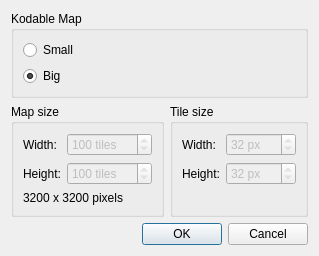
<?xml version="1.0" encoding="UTF-8"?>
<ui version="4.0">
 <class>NewMapDialog</class>
 <widget class="QDialog" name="NewMapDialog">
  <property name="geometry">
   <rect>
    <x>0</x>
    <y>0</y>
    <width>370</width>
    <height>277</height>
   </rect>
  </property>
  <property name="windowTitle">
   <string>New Map</string>
  </property>
  <layout class="QGridLayout" name="gridLayout_3">
   <property name="sizeConstraint">
    <enum>QLayout::SetFixedSize</enum>
   </property>
   <item row="1" column="0">
    <widget class="QGroupBox" name="groupBox_3">
     <property name="title">
      <string>Map size</string>
     </property>
     <layout class="QGridLayout" name="gridLayout_2">
      <item row="0" column="0">
       <widget class="QLabel" name="label">
        <property name="text">
         <string>Width:</string>
        </property>
        <property name="buddy">
         <cstring>mapWidth</cstring>
        </property>
       </widget>
      </item>
      <item row="0" column="1">
       <widget class="QSpinBox" name="mapWidth">
        <property name="enabled">
         <bool>false</bool>
        </property>
        <property name="readOnly">
         <bool>true</bool>
        </property>
        <property name="suffix">
         <string extracomment="Remember starting with a space."> tiles</string>
        </property>
        <property name="minimum">
         <number>1</number>
        </property>
        <property name="maximum">
         <number>99999</number>
        </property>
        <property name="value">
         <number>100</number>
        </property>
       </widget>
      </item>
      <item row="1" column="0">
       <widget class="QLabel" name="label_2">
        <property name="text">
         <string>Height:</string>
        </property>
        <property name="buddy">
         <cstring>mapHeight</cstring>
        </property>
       </widget>
      </item>
      <item row="1" column="1">
       <widget class="QSpinBox" name="mapHeight">
        <property name="enabled">
         <bool>false</bool>
        </property>
        <property name="readOnly">
         <bool>true</bool>
        </property>
        <property name="suffix">
         <string> tiles</string>
        </property>
        <property name="minimum">
         <number>1</number>
        </property>
        <property name="maximum">
         <number>99999</number>
        </property>
        <property name="value">
         <number>100</number>
        </property>
       </widget>
      </item>
      <item row="2" column="0" colspan="2">
       <widget class="QLabel" name="pixelSizeLabel">
        <property name="text">
         <string notr="true" extracomment="Dummy text">3200 x 3200 pixels</string>
        </property>
       </widget>
      </item>
     </layout>
    </widget>
   </item>
   <item row="1" column="1">
    <widget class="QGroupBox" name="groupBox_2">
     <property name="title">
      <string>Tile size</string>
     </property>
     <layout class="QGridLayout" name="gridLayout">
      <item row="0" column="0">
       <widget class="QLabel" name="label_3">
        <property name="text">
         <string>Width:</string>
        </property>
        <property name="buddy">
         <cstring>tileWidth</cstring>
        </property>
       </widget>
      </item>
      <item row="0" column="1">
       <widget class="QSpinBox" name="tileWidth">
        <property name="enabled">
         <bool>false</bool>
        </property>
        <property name="readOnly">
         <bool>true</bool>
        </property>
        <property name="suffix">
         <string extracomment="Remember starting with a space."> px</string>
        </property>
        <property name="minimum">
         <number>1</number>
        </property>
        <property name="maximum">
         <number>9999</number>
        </property>
        <property name="value">
         <number>32</number>
        </property>
       </widget>
      </item>
      <item row="1" column="0">
       <widget class="QLabel" name="label_4">
        <property name="text">
         <string>Height:</string>
        </property>
        <property name="buddy">
         <cstring>tileHeight</cstring>
        </property>
       </widget>
      </item>
      <item row="1" column="1">
       <widget class="QSpinBox" name="tileHeight">
        <property name="enabled">
         <bool>false</bool>
        </property>
        <property name="readOnly">
         <bool>true</bool>
        </property>
        <property name="suffix">
         <string> px</string>
        </property>
        <property name="minimum">
         <number>1</number>
        </property>
        <property name="maximum">
         <number>9999</number>
        </property>
        <property name="value">
         <number>32</number>
        </property>
       </widget>
      </item>
      <item row="2" column="0" colspan="2">
       <spacer name="verticalSpacer_2">
        <property name="orientation">
         <enum>Qt::Vertical</enum>
        </property>
        <property name="sizeHint" stdset="0">
         <size>
          <width>0</width>
          <height>0</height>
         </size>
        </property>
       </spacer>
      </item>
     </layout>
    </widget>
   </item>
   <item row="3" column="0" colspan="2">
    <widget class="QDialogButtonBox" name="buttonBox">
     <property name="orientation">
      <enum>Qt::Horizontal</enum>
     </property>
     <property name="standardButtons">
      <set>QDialogButtonBox::Cancel|QDialogButtonBox::Ok</set>
     </property>
    </widget>
   </item>
   <item row="2" column="0">
    <spacer name="verticalSpacer">
     <property name="orientation">
      <enum>Qt::Vertical</enum>
     </property>
     <property name="sizeHint" stdset="0">
      <size>
       <width>20</width>
       <height>0</height>
      </size>
     </property>
    </spacer>
   </item>
   <item row="0" column="0" colspan="2">
    <widget class="QGroupBox" name="groupBox_4">
     <property name="title">
      <string>Kodable Map</string>
     </property>
     <layout class="QVBoxLayout" name="verticalLayout">
      <item>
       <widget class="QRadioButton" name="radioButtonSmallMap">
        <property name="text">
         <string>Small</string>
        </property>
       </widget>
      </item>
      <item>
       <widget class="QRadioButton" name="radioButtonBigMap">
        <property name="text">
         <string>Big</string>
        </property>
        <property name="checked">
         <bool>true</bool>
        </property>
       </widget>
      </item>
     </layout>
    </widget>
   </item>
  </layout>
 </widget>
 <tabstops>
  <tabstop>mapWidth</tabstop>
  <tabstop>mapHeight</tabstop>
  <tabstop>tileWidth</tabstop>
  <tabstop>tileHeight</tabstop>
  <tabstop>buttonBox</tabstop>
 </tabstops>
 <resources/>
 <connections>
  <connection>
   <sender>buttonBox</sender>
   <signal>rejected()</signal>
   <receiver>NewMapDialog</receiver>
   <slot>reject()</slot>
   <hints>
    <hint type="sourcelabel">
     <x>316</x>
     <y>260</y>
    </hint>
    <hint type="destinationlabel">
     <x>286</x>
     <y>274</y>
    </hint>
   </hints>
  </connection>
  <connection>
   <sender>buttonBox</sender>
   <signal>accepted()</signal>
   <receiver>NewMapDialog</receiver>
   <slot>accept()</slot>
   <hints>
    <hint type="sourcelabel">
     <x>248</x>
     <y>254</y>
    </hint>
    <hint type="destinationlabel">
     <x>157</x>
     <y>274</y>
    </hint>
   </hints>
  </connection>
 </connections>
</ui>
